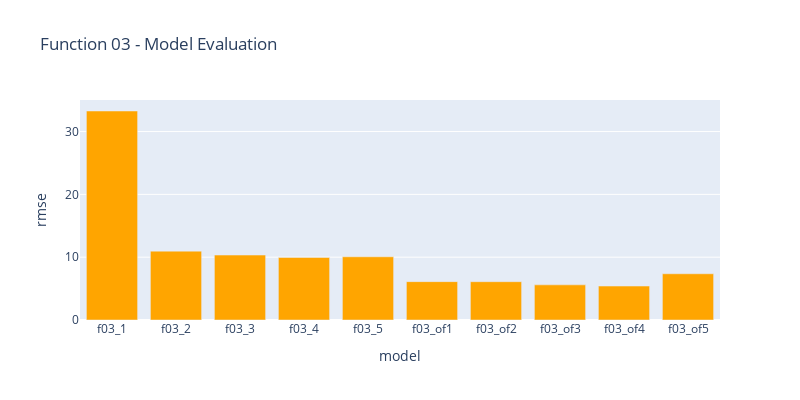

This figure's notebook cell:
### Code cell
df_f03 = df[df['model'].str.contains("f03")]
fig = px.bar(df_f03,x="model",y="rmse",title="Function 03 - Model Evaluation", width=800, height=400,
                category_orders={ # replaces default order by column name
                    "model": [
                        "f03_1",
                        "f03_2",
                        "f03_3",
                        "f03_4",
                        "f03_5",
                        "f03_of1",
                        "f03_of2",
                        "f03_of3",
                        "f03_of4",
                        "f03_of5",
                            
                            ]
                }
            )
fig.update_traces(marker_color='orange')
fig.show()

### Figure 1 — Plotly figure (JSON) as saved in the notebook; plotly's stock layout.template omitted (floating-point values rounded to 4 significant figures)
{"data": [{"alignmentgroup": "True", "hovertemplate": "model=%{x}<br>rmse=%{y}<extra></extra>", "legendgroup": "", "marker": {"color": "orange", "pattern": {"shape": ""}}, "name": "", "offsetgroup": "", "orientation": "v", "showlegend": false, "textposition": "auto", "type": "bar", "x": ["f03_4", "f03_3", "f03_of5", "f03_of3", "f03_of4", "f03_of2", "f03_1", "f03_of1", "f03_5", "f03_2"], "xaxis": "x", "y": [9.954, 10.34, 7.359, 5.594, 5.404, 6.097, 33.27, 6.106, 10.06, 10.96], "yaxis": "y"}], "layout": {"barmode": "relative", "height": 400, "legend": {"tracegroupgap": 0}, "title": {"text": "Function 03 - Model Evaluation"}, "width": 800, "xaxis": {"anchor": "y", "categoryarray": ["f03_1", "f03_2", "f03_3", "f03_4", "f03_5", "f03_of1", "f03_of2", "f03_of3", "f03_of4", "f03_of5"], "categoryorder": "array", "domain": [0, 1], "title": {"text": "model"}}, "yaxis": {"anchor": "x", "domain": [0, 1], "title": {"text": "rmse"}}}}
